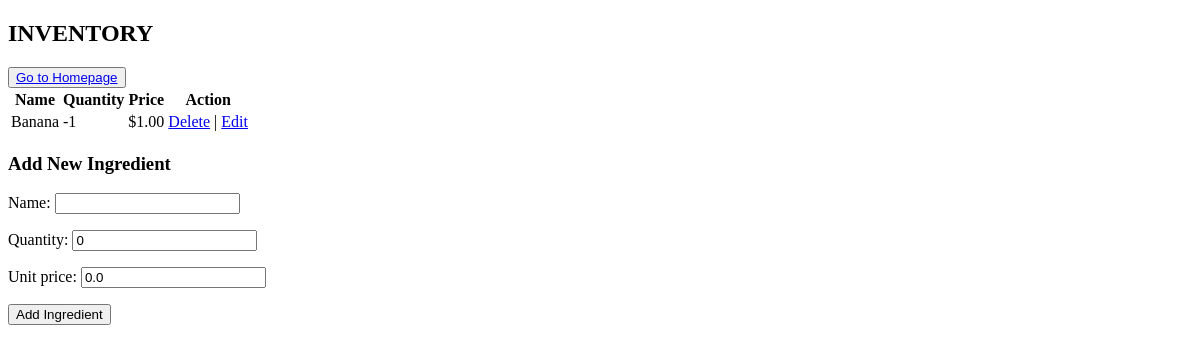
The app's page /inventory/, older data.
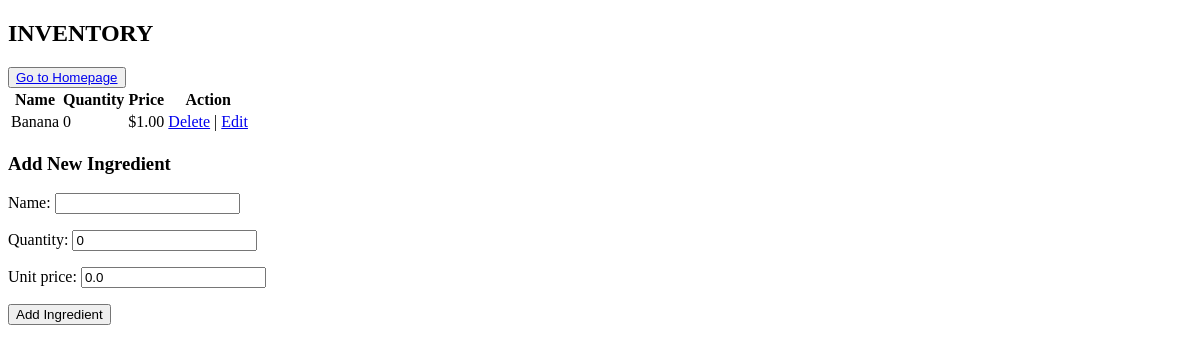
The same page, newer data.
### main/models.py (models this page shows, shortened)
class Ingredient(models.Model):
    name = models.CharField(max_length=100)
    price = models.DecimalField(max_digits=10, decimal_places=2, default=0.00)  # Добавляем поле price
    available_quantity = models.IntegerField(default=0)
    quantity = models.IntegerField(default=0)
    unit_price = models.DecimalField(max_digits=10, decimal_places=2, default=0.00)

### main/views.py (the view)
# urls.py: path('inventory/', views.inventory, name='inventory'),
def inventory(request):
    if request.method == 'POST':
        form = IngredientForm(request.POST)
        if form.is_valid():
            name = form.cleaned_data['name']
            quantity = form.cleaned_data['quantity']
            price = form.cleaned_data['unit_price']
            ingredient, created = Ingredient.objects.get_or_create(name=name, defaults={'quantity': quantity, 'price': price})
            if not created:
                ingredient.quantity += quantity
                ingredient.price = price
                ingredient.save()
            return redirect('inventory')
    else:
        form = IngredientForm()
    ingredients = Ingredient.objects.all()
    context = {
        'ingredients': ingredients,
        'form': form,
    }
    return render(request, 'main/inventory.html', context)

### main/forms.py
class IngredientForm(forms.ModelForm):
    class Meta:
        model = Ingredient
        fields = ['name', 'quantity', 'unit_price']

### main/templates/main/inventory.html (shortened to what this page needs)
{% extends 'main/base.html' %}
{% block content %}
    <h2>INVENTORY</h2>
    <button type="submit"><a href="{% url 'index' %}">Go to Homepage</a></button>
    <table>
        <thead>
            <tr>
                <th>Name</th>
                <th>Quantity</th>
                <th>Price</th>
                <th>Action</th>
            </tr>
        </thead>
        <tbody>
            {% for ingredient in ingredients %}
                <tr>
                    <td>{{ ingredient.name }}</td>
                    <td>{{ ingredient.quantity }}</td>
                    <td>${{ ingredient.price }}</td>
                    <td>
                        <a href="{% url 'delete_ingredient' ingredient.id %}">Delete</a> |
                        <a href="{% url 'edit_ingredient' ingredient.id %}">Edit</a>
                    </td>
                </tr>
            {% endfor %}
        </tbody>
    </table>
    <h3>Add New Ingredient</h3>
    <form method="post">
        {{ form.as_p }}
        <button type="submit">Add Ingredient</button>
    </form>
{% endblock %}

Row changes from the older to the newer data that the page shows:
changed Ingredient "Banana": quantity "-1" → "0"
